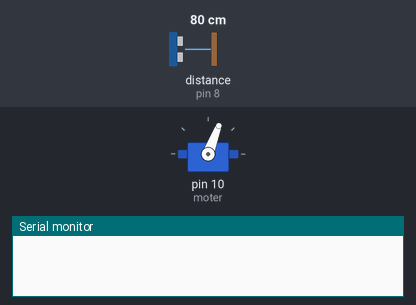
Simulated run of this sketch. Board: Arduino Uno, built with avr-gcc and run on an emulated ATmega328P. Parts: servo, the last lines printed to the serial monitor. Wiring (inferred from the names in the program): ultrasonic range finder: trigger pin 9; echo pin 8. Inputs (shaded band) come from the test bench; at power-on: distance to the obstacle (sensor on pin 8) 80 cm. The echo pulse lasts 58.3 µs per cm.

Above: at 1.2 s.
1.3 s: distance to the obstacle (sensor on pin 8) set to 32 cm
At 3.58 s:
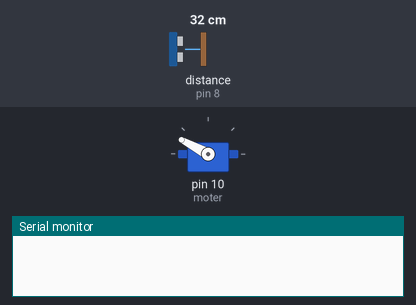
4.3 s: distance to the obstacle (sensor on pin 8) set to 28 cm
At 5.39 s:
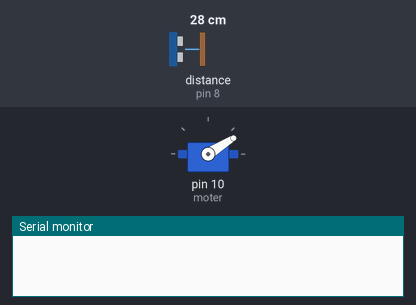
7.3 s: distance to the obstacle (sensor on pin 8) set to 2 cm
At 9.83 s:
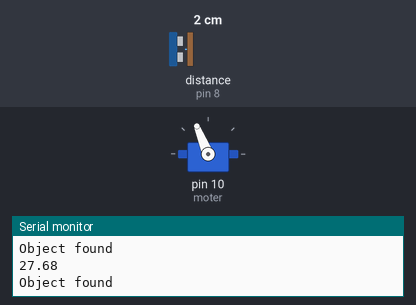
10.3 s: distance to the obstacle (sensor on pin 8) set to 4 cm
13.3 s: distance to the obstacle (sensor on pin 8) set to 7 cm
Timing chart, 0 to 17.3 s (numbered marks = the images above; inputs shaded):
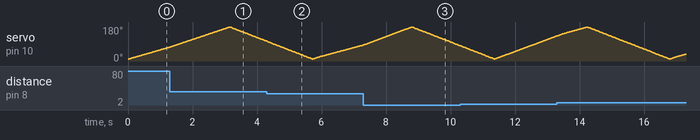

Measured:
- the behaviour switches between 31 and 30 cm on distance to the obstacle (sensor on pin 8) (found by bisection; images 1 and 2)

The sketch:

radar.ino
```cpp
#include <Servo.h>


Servo motor;

int moter = 10;
int echo = 8;
int trig = 9;
int angle = 0;

float duration, distance;

void setup() {
  // put your setup code here, to run once:
  motor.attach(moter);
  motor.write(0);
  pinMode(trig, OUTPUT);
  pinMode(echo, INPUT);
  Serial.begin(9600);
}

void loop() {
  // put your main code here, to run repeatedly:
  for (angle = 10; angle < 180; angle ++) {
    motor.write(angle);

    digitalWrite(trig, LOW);
    delayMicroseconds(2);
    digitalWrite(trig, HIGH);
    delayMicroseconds(10);
    digitalWrite(trig, LOW);

    duration = pulseIn(echo, HIGH);
    distance = (duration*.0343)/2;

    if (distance > 5 && distance < 30) {
      Serial.println(distance);
      Serial.println("Object found");
    }
    delay(15);
  }
  for (angle = 180; angle > 10; angle --) {
    motor.write(angle);
    delay(15);
  }
}
```
